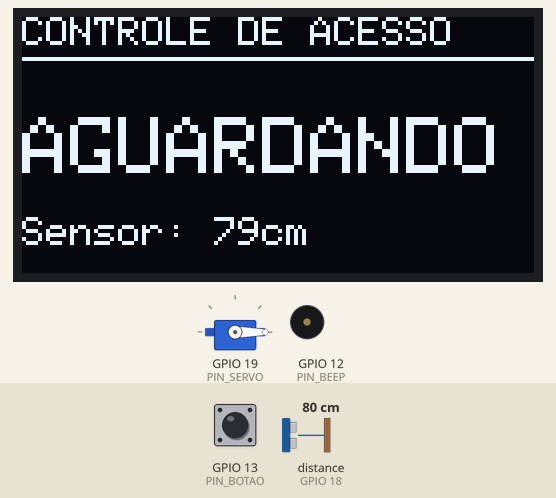
Recording of a program running on a simulated ESP32. On the bench: 128×64 one-colour display, servo, buzzer (waves = sounding, pin HIGH). Wiring (inferred from the names in the program): ultrasonic range finder: trigger GPIO 5; echo GPIO 18. Inputs (shaded band) come from the test bench; at power-on: GPIO 13 (PIN_BOTAO) HIGH, distance to the obstacle (sensor on GPIO 18) 80 cm. The echo pulse lasts 58.3 µs per cm; pins used as bus, display or sensor lines are not drawn.

Above: at 1.2 s.
1.3 s: GPIO 13 (PIN_BOTAO) pulled LOW for 0.15 s
At 2.7 s:
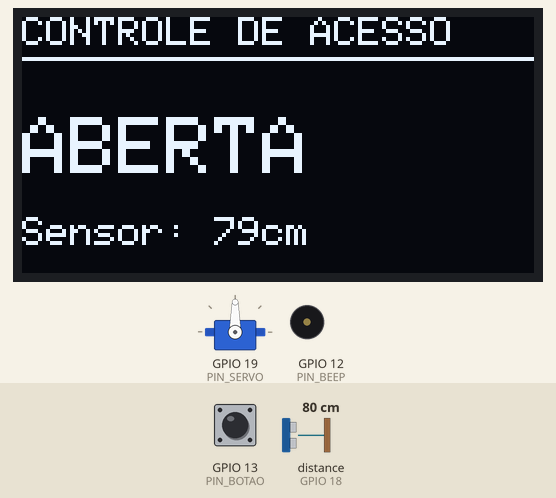
3.0 s: distance to the obstacle (sensor on GPIO 18) set to 28 cm
At 4.1 s:
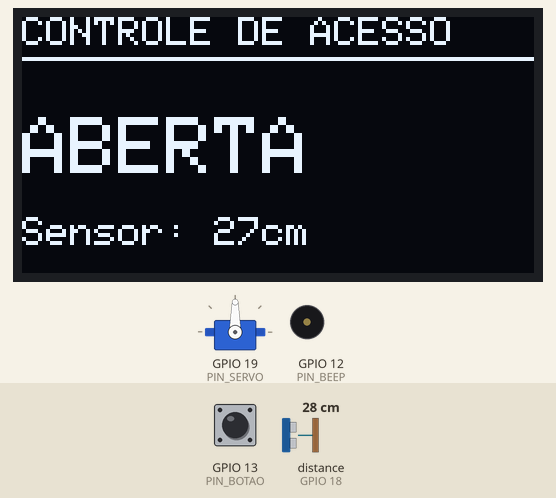
4.5 s: distance to the obstacle (sensor on GPIO 18) set to 23 cm
At 5.6 s:
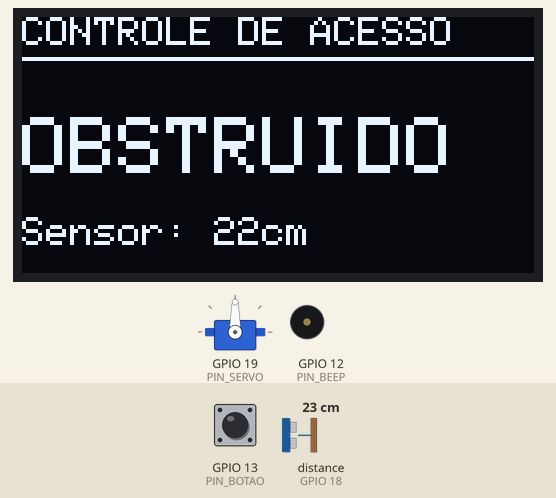
6.0 s: distance to the obstacle (sensor on GPIO 18) set to 35 cm
At 12.02 s:
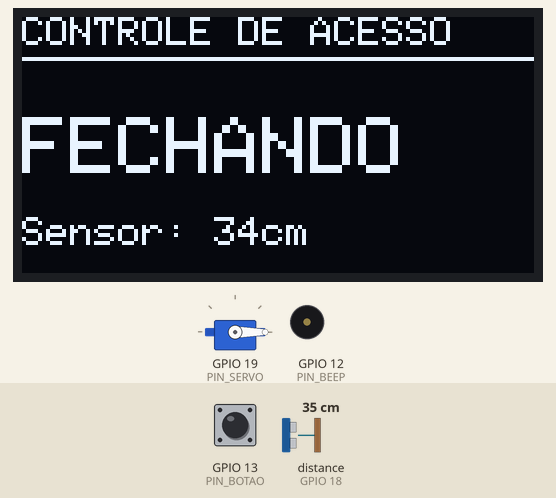
Timing chart, 0 to 13.5 s (numbered marks = the images above; inputs shaded):
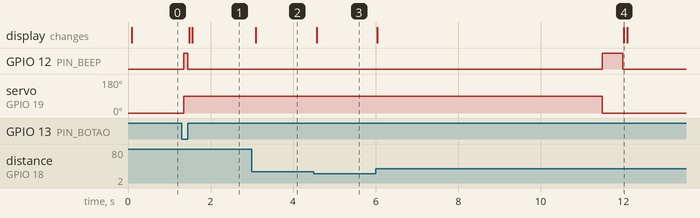

The program:

main.cpp
```cpp
#include <Arduino.h>
#include <ESP32Servo.h>
#include <Wire.h>
#include <Adafruit_GFX.h>
#include <Adafruit_SSD1306.h>

// --- Configurações OLED ---
#define SCREEN_WIDTH 128
#define SCREEN_HEIGHT 64
Adafruit_SSD1306 display(SCREEN_WIDTH, SCREEN_HEIGHT, &Wire, -1);

// --- Pinos ---
const int PIN_BOTAO = 13;   // Substituiu o PIR
const int PIN_SERVO = 19;
const int PIN_BEEP  = 12;
const int PIN_TRIG  = 5;
const int PIN_ECHO  = 18;

Servo portaServo;
unsigned long tempoUltimaAcao = 0;
unsigned long tempoInicioBloqueio = 0;
const unsigned long ESPERA_PORTA = 10000;    // Tempo que fica aberta
const unsigned long TIMEOUT_SEGURANCA = 12000;

bool portaAberta = false;

long lerDistancia() {
    digitalWrite(PIN_TRIG, LOW);
    delayMicroseconds(2);
    digitalWrite(PIN_TRIG, HIGH);
    delayMicroseconds(10);
    digitalWrite(PIN_TRIG, LOW);
    long duracao = pulseIn(PIN_ECHO, HIGH, 26000);
    if (duracao == 0) return 999;
    return duracao * 0.034 / 2;
}

void atualizarOLED(String status, int dist) {
    display.clearDisplay();
    display.setTextSize(1);
    display.setTextColor(WHITE);
    display.setCursor(0, 0);
    display.println("CONTROLE DE ACESSO");
    display.drawFastHLine(0, 10, 128, WHITE);

    display.setCursor(0, 25);
    display.setTextSize(2);
    display.println(status);

    display.setTextSize(1);
    display.setCursor(0, 50);
    display.print("Sensor: ");
    display.print(dist);
    display.print("cm");
    display.display();
}

void setup() {
    Serial.begin(115200);
    if(!display.begin(SSD1306_SWITCHCAPVCC, 0x3C)) {
        Serial.println("Falha no OLED");
    }

    pinMode(PIN_BOTAO, INPUT_PULLUP); // Ativa resistor interno
    pinMode(PIN_BEEP, OUTPUT);
    pinMode(PIN_TRIG, OUTPUT);
    pinMode(PIN_ECHO, INPUT);

    ESP32PWM::allocateTimer(0);
    portaServo.setPeriodHertz(50);
    portaServo.attach(PIN_SERVO, 500, 2400);
    portaServo.write(0); // Garante porta fechada ao iniciar

    atualizarOLED("PRONTO", 0);
}

void loop() {
    long distancia = lerDistancia();
    bool botaoPressionado = (digitalRead(PIN_BOTAO) == LOW); // LOW quando aperta
    String msgOLED = "";

    // 1. LÓGICA DE SEGURANÇA (OBSTRUÇÃO)
    if (distancia < 25) {
        if (tempoInicioBloqueio == 0) tempoInicioBloqueio = millis();
        if (millis() - tempoInicioBloqueio > TIMEOUT_SEGURANCA) {
            msgOLED = "BLOQUEADO!";
            digitalWrite(PIN_BEEP, HIGH); delay(50); digitalWrite(PIN_BEEP, LOW);
        } else {
            msgOLED = "OBSTRUIDO";
        }
    } else {
        tempoInicioBloqueio = 0;
    }

    // 2. ABERTURA POR BOTÃO
    if (botaoPressionado) {
        if (!portaAberta) {
            // Tenta abrir: checa obstrução primeiro
            if (distancia < 25) {
                // Está obstruído! Não abre e dá 2 bipes
                msgOLED = "ERRO: OBSTR.";

                // Bipe 1
                digitalWrite(PIN_BEEP, HIGH); delay(100); digitalWrite(PIN_BEEP, LOW);
                delay(100);
                // Bipe 2
                digitalWrite(PIN_BEEP, HIGH); delay(100); digitalWrite(PIN_BEEP, LOW);

                // Pequeno delay extra para evitar que os bipes se repitam sem parar se você segurar o botão
                delay(300);
            } else {
                // Caminho livre: abre a porta
                portaServo.write(90);
                portaAberta = true;
                digitalWrite(PIN_BEEP, HIGH); delay(100); digitalWrite(PIN_BEEP, LOW);
                if (msgOLED == "") msgOLED = "ABRINDO...";
            }
        }
        // Sempre que apertar o botão, reinicia o tempo para a porta não fechar na cara da pessoa
        tempoUltimaAcao = millis();
    }

    // 3. FECHAMENTO AUTOMÁTICO (Só fecha se não houver obstrução)
    if (portaAberta && (millis() - tempoUltimaAcao > ESPERA_PORTA)) {
        if (distancia > 25) { // Verifica se o caminho está livre
            portaServo.write(0);
            portaAberta = false;
            msgOLED = "FECHANDO";
            digitalWrite(PIN_BEEP, HIGH); delay(500); digitalWrite(PIN_BEEP, LOW);
        } else {
            // Se o tempo acabou mas algo está na frente, mantém aberta e avisa
            if (msgOLED == "") msgOLED = "AGUARDANDO";
        }
    }

    // 4. ESTADO DE REPOUSO
    if (msgOLED == "") {
        msgOLED = portaAberta ? "ABERTA" : "AGUARDANDO";
    }

    atualizarOLED(msgOLED, (int)distancia);
    delay(50); // Menor delay para resposta mais rápida do botão
}
```

Measured:
- the behaviour switches between 26 and 25 cm on distance to the obstacle (sensor on GPIO 18) (found by bisection; images 2 and 3)
- after the input at 1.3 s, GPIO 12 (PIN_BEEP): LOW → HIGH after 0.05 s, → LOW 0.10 s later; servo on GPIO 19 (PIN_SERVO): 0° → 90° after 0.05 s; the display: first changes after 0.18 s (image 1 shows a later state)
- after the input at 3.0 s, the display: changes after 0.09 s (image 2)
- after the input at 4.5 s, the display: changes after 0.07 s (image 3)
- after the input at 6.0 s, servo on GPIO 19 (PIN_SERVO): 90° → 0° after 5.5 s; the display: first changes at once (image 4 shows a later state)
